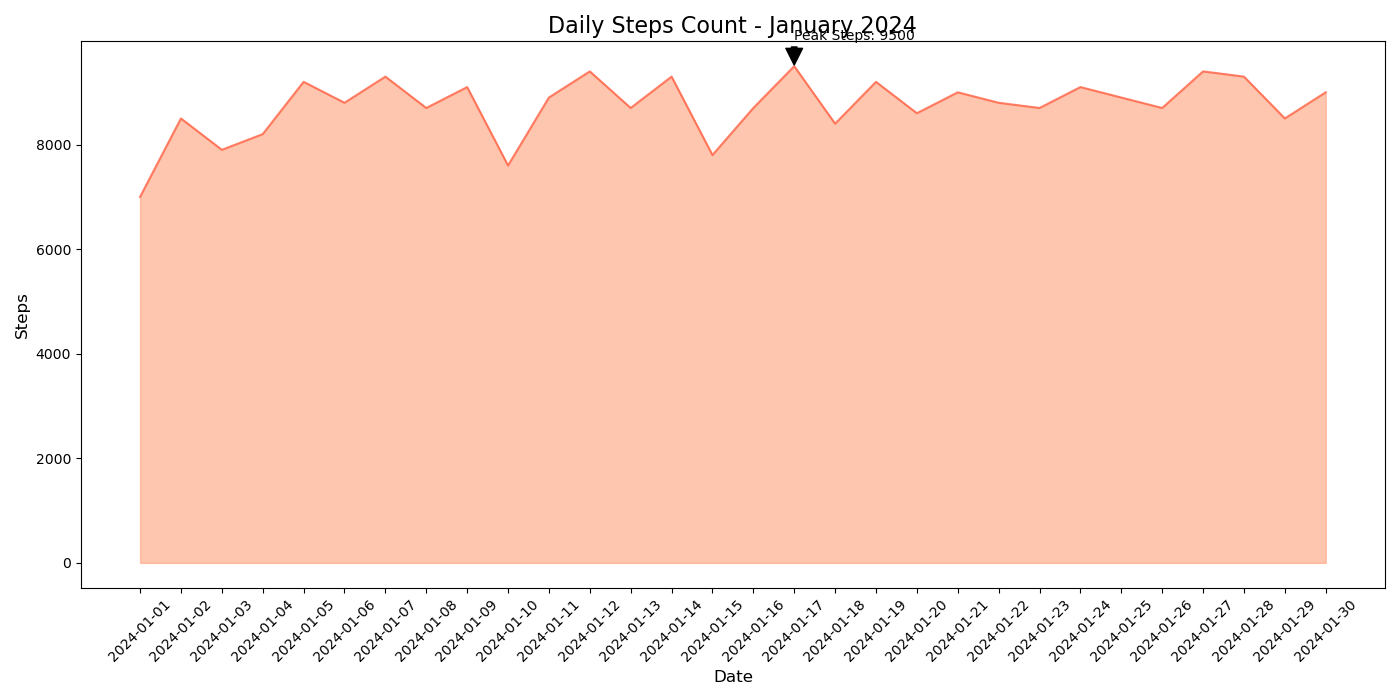

Here is the Python script that generated this plot:

import matplotlib.pyplot as plt
import pandas as pd

data = {
    'Date': ['2024-01-01', '2024-01-02', '2024-01-03', '2024-01-04', '2024-01-05', '2024-01-06', 
             '2024-01-07', '2024-01-08', '2024-01-09', '2024-01-10', '2024-01-11', '2024-01-12', 
             '2024-01-13', '2024-01-14', '2024-01-15', '2024-01-16', '2024-01-17', '2024-01-18', 
             '2024-01-19', '2024-01-20', '2024-01-21', '2024-01-22', '2024-01-23', '2024-01-24', 
             '2024-01-25', '2024-01-26', '2024-01-27', '2024-01-28', '2024-01-29', '2024-01-30'],
    'Steps Count': [7000, 8500, 7900, 8200, 9200, 8800, 9300, 8700, 9100, 7600, 
                    8900, 9400, 8700, 9300, 7800, 8700, 9500, 8400, 9200, 8600, 
                    9000, 8800, 8700, 9100, 8900, 8700, 9400, 9300, 8500, 9000]
}

df = pd.DataFrame(data)

plt.figure(figsize=(14, 7))
plt.fill_between(df['Date'], df['Steps Count'], color='#FFA07A', alpha=0.6)
plt.plot(df['Date'], df['Steps Count'], color='#FF6347', alpha=0.8)

max_date = df[df['Steps Count'] == df['Steps Count'].max()]['Date'].values[0]
max_value = df['Steps Count'].max()
plt.annotate(f'Peak Steps: {max_value}', xy=(max_date, max_value), xytext=(max_date, max_value + 500),
             arrowprops=dict(facecolor='black', shrink=0.05))

plt.title('Daily Steps Count - January 2024', fontsize=16)
plt.xlabel('Date', fontsize=12)
plt.ylabel('Steps', fontsize=12)

plt.xticks(rotation=45)

plt.tight_layout()
plt.show()
